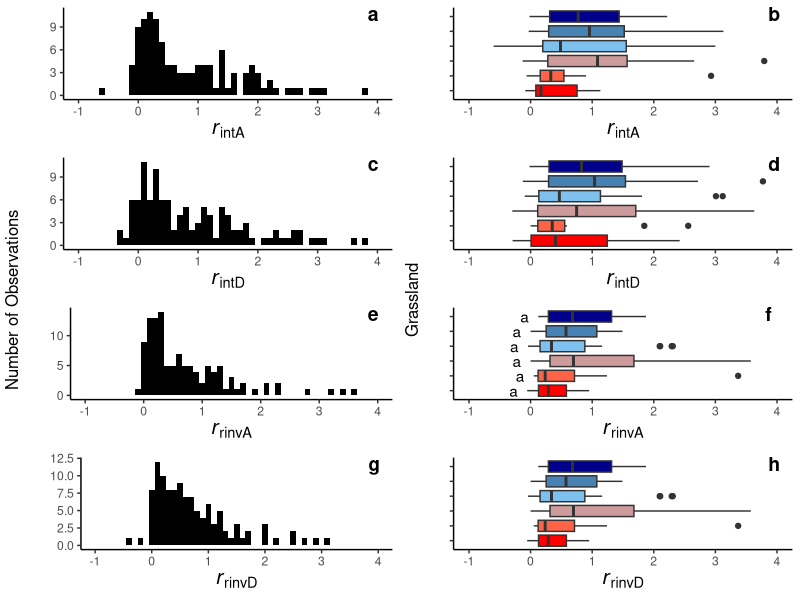

The R source for this figure: (Note: this script raises an error after producing the figure.)
#### Summary stats ####
# examine growth rates across conditions and understand how cover may effect 
# pop. responses to neighbors. 

# last edited 10/8/22 by Hailey Mount
# edited to be more concise and now including both Sevietta sites


#### load in data and packages ####
library(tidyverse)
library(ggpubr)
NEWallsite <- read.csv("data/allsite_new.csv")
#ensure this data is releveled with grassland_type facets along precipitation gradient 
NEWallsite <- NEWallsite %>%
  mutate(grassland_type = fct_relevel(grassland_type,
                                      "Desert", "Southern Shortgrass", "Northern Shortgrass", 
                                      "Northern Mixed", "Southern Mixed", "Tallgrass"))
all <- read.csv("data/allraw.csv")
all <- all %>% mutate(grassland_type = ifelse(site %in% "CHY","Northern Mixed",
                                              ifelse(site %in% "HYS","Southern Mixed",
                                                     ifelse(site %in% "KNZ","Tallgrass",
                                                            ifelse(site %in% "SGS","Northern Shortgrass",
                                                                   ifelse(site %in% "sev.blue","Southern Shortgrass","Desert")))))) 
all <- all %>%
  mutate(grassland_type = fct_relevel(grassland_type, 
                                      "Desert", "Southern Shortgrass", "Northern Shortgrass", 
                                      "Northern Mixed", "Southern Mixed", "Tallgrass"))

#### how do growth rates vary by condition (histograms) and across grasslands? (boxplots) ####
# histograms of all calculated growth rate measures: All are non-normal and have a right/positive 
# skew. Most species maintaining and some doing well is consistent with expectations. 

#intrinsic growth rate ambient (rintA)
rinta_hist <- ggplot(NEWallsite, aes(x=intrinsicLDGRcon))+
  geom_histogram(binwidth = .1, fill="black")+
  theme_classic()+
  labs(x=expression(italic(r)[intA]), y = " ")+
  xlim(-1,4)+
  theme(legend.position = "right", axis.title.x = element_text(size=15))

#intrinsic growth rate drought (rintD)
rintd_hist <- ggplot(NEWallsite, aes(x=intrinsicLDGRchr))+
  geom_histogram(binwidth = .1, fill="black")+
  theme_classic()+
  labs(x=expression(italic(r)[intD]), y = " ")+
  xlim(-1,4)+
  theme(legend.position = "right", axis.title.x = element_text(size=15))

#realized invasion ambient (rrinvA)
rrinva_hist <- ggplot(NEWallsite, aes(x=invasionLDGRcon))+
  geom_histogram(binwidth = .1, fill="black")+
  theme_classic()+
  labs(x=expression(italic(r)[rinvA]), y = " ")+
  xlim(-1,4)+
  theme(legend.position = "right", axis.title.x = element_text(size=15))

#realized invasion drought (rrinvD)
rrinvd_hist <- ggplot(NEWallsite, aes(x=invasionLDGRchr))+
  geom_histogram(binwidth = .1, fill="black")+
  theme_classic()+
  labs(x=expression(italic(r)[rinvD]), y = " ")+
  xlim(-1,4)+
  theme(legend.position = "right", axis.title.x = element_text(size=15))

#combined histogram figure for larger combo figure 
histcombo <- ggarrange(rinta_hist, rintd_hist, rrinva_hist, rrinvd_hist, nrow=4, ncol=1, 
                       common.legend = F, labels = c("a","c","e","g"), label.x = .9)
histcombo <- annotate_figure(histcombo,left = "Number of Observations") #add axis label


#ANOVA and boxplots of calculated growth rate measures: no differences in growth rates by
# grassland type.

#ANOVA for differences in growth rates between grasslands
summary(aov(intrinsicLDGRcon ~ grassland_type, data = NEWallsite)) #no difference (but close)
summary(aov(intrinsicLDGRchr ~ grassland_type, data = NEWallsite)) #no difference
summary(aov(invasionLDGRchr ~ grassland_type, data = NEWallsite)) #no difference (but close)
summary(siganova <- aov(invasionLDGRcon ~ grassland_type, data = NEWallsite)) # sig. diff
  tuk.siganova <- TukeyHSD(siganova) #NS differs from D and SS
  multcompView::multcompLetters4(siganova, tuk.siganova) #letters for each site
  
#code to make function that extracts and plots tukey results 
generate_label_df <- function(TUKEY, variable){
  
  # Extract labels and factor levels from Tukey post-hoc 
  Tukey.levels <- TUKEY[[variable]][,4]
  Tukey.labels <- data.frame(multcompView::multcompLetters(Tukey.levels)['Letters'])
  
  #I need to put the labels in the same order as in the boxplot :
  Tukey.labels$treatment=rownames(Tukey.labels)
  Tukey.labels=Tukey.labels[order(Tukey.labels$treatment) , ]
  return(Tukey.labels)
}
sum_labels <- generate_label_df(TUKEY=tuk.siganova , variable = "grassland_type")#generate labels using function
names(sum_labels)<-c('Letters','grassland_type')#rename columns for merging
yvalue<-aggregate(invasionLDGRcon~grassland_type, data=NEWallsite, min)# obtain letter position for y axis using means
tukeylabel<-merge(sum_labels,yvalue) #merge dataframes

#boxplots
rinta_box <- ggplot(NEWallsite, aes(x=intrinsicLDGRcon, y=grassland_type, fill=grassland_type))+
  geom_boxplot()+
  scale_fill_manual(values=c("red", "tomato", "rosybrown3", "skyblue2", "steelblue", "dark blue"))+
  theme_classic()+
  labs(x=expression(italic(r)[intA]), y = " ")+
  xlim(-1,4)+
  theme(legend.position="none",
        axis.text.y.left = element_blank(), axis.title.x = element_text(size=15))

rintd_box <- ggplot(NEWallsite, aes(x=intrinsicLDGRchr, y=grassland_type, fill=grassland_type))+
  geom_boxplot()+
  scale_fill_manual(values=c("red", "tomato", "rosybrown3", "skyblue2", "steelblue", "dark blue"))+
  theme_classic()+
  labs(x=expression(italic(r)[intD]), y = " ")+
  xlim(-1,4)+
  theme(legend.position="none",
        axis.text.y.left = element_blank(), axis.title.x = element_text(size=15))

rrinva_box<- ggplot(NEWallsite, aes(x=invasionLDGRcon, y=grassland_type, fill=grassland_type))+
  geom_boxplot()+
  geom_text(data = tukeylabel, aes(x=invasionLDGRcon, y=grassland_type, label = Letters),
            hjust=2, vjust=.5 )+
  scale_fill_manual(values=c("red", "tomato", "rosybrown3", "skyblue2", "steelblue", "dark blue"))+
  theme_classic()+
  labs(x=expression(italic(r)[rinvA]), y = " ")+
  xlim(-1,4)+
  theme(legend.position="none",
        axis.text.y.left = element_blank(), axis.title.x = element_text(size=15))

rrinvd_box<- ggplot(NEWallsite, aes(x=invasionLDGRcon, y=grassland_type, fill=grassland_type))+
  geom_boxplot()+
  scale_fill_manual(values=c("red", "tomato", "rosybrown3", "skyblue2", "steelblue", "dark blue"))+
  theme_classic()+
  labs(x=expression(italic(r)[rinvD]), y = " ")+
  xlim(-1,4)+
  theme(legend.position="none",
        axis.text.y.left = element_blank(), axis.title.x = element_text(size=15))

#boxplot figure combined
boxcombo <- ggarrange(rinta_box, rintd_box, rrinva_box, rrinvd_box, nrow=4, ncol=1, 
                      common.legend = F, labels = c("b","d","f","h"), label.x = .9)
boxcombo <- annotate_figure(boxcombo,left = "Grassland")


## combined boxplot/histogram figure 
histboxcombo <- ggarrange(histcombo, boxcombo, nrow=1, ncol=2, common.legend = F)
histboxcombo #view


#### How does precipitation effect cover? ####
# how does cover vary across samples (year, trt, plot , etc.)? Quite a bit:

#summarizing quadrat-level cover
allsum <- all %>% group_by(grassland_type, year, trt, plot, subplot) %>% summarize(totalcov = sum(cover))
#relevel new df
allsum <- allsum %>%
  mutate(grassland_type = fct_relevel(grassland_type, 
                                      "Desert", "Southern Shortgrass","Northern Shortgrass", 
                                      "Northern Mixed", "Southern Mixed", "Tallgrass"))

#is cover significantly different between grasslands? (yes, each is uniquely different)
summary(anova_cov <- aov(totalcov ~ grassland_type, data = allsum)) #anova sig. 
tuk_cov <- TukeyHSD(anova_cov) #each site is significantly different
multcompView::multcompLetters4(anova_cov, tuk_cov) #letters for each site
#use function made earlier for tukey numbers
sum_labels <- generate_label_df(TUKEY=tuk_cov , variable = "grassland_type")#generate labels using function
names(sum_labels)<-c('Letters','grassland_type')#rename columns for merging
yvalue<-aggregate(totalcov~grassland_type, data=allsum, mean)# obtain letter position for y axis using means
tukeylabel<-merge(sum_labels,yvalue) #merge dataframes


# does the precipitation gradient coincide with gradient of competition for light? (yes)
#use linear regression to assess changes along increasing cover
summary(lm_covsum <- lm(totalcov ~ grassland_type, data = allsum)) #sig. pos., 66% 

#boxplot w/ labels and regression line
gcover <- ggplot(allsum, aes(x=grassland_type, y=totalcov, fill=grassland_type))+
  geom_boxplot()+
  geom_smooth(method="lm", se=T, color="black", aes(group=1))+
  scale_fill_manual(values=c("red", "tomato", "rosybrown3", "skyblue2", "steelblue", "dark blue"))+
  geom_text(data = tukeylabel, aes(x = grassland_type, y = totalcov, label = Letters), 
            hjust=2, vjust=-1.75 )+
  theme_classic()+
  labs(x="Grassland", y = "Total cover (%)")+
  theme(legend.position="none",
        #axis.text.y.left = element_blank(),
        axis.text.x = element_text(angle = 20, hjust = 1))


#### does average neighbor cover effect estimates of response to neighbors in either condition? ####
# overall, no we aren't not concerned that these differences effected estimates. 

#sum all the cover for each plot/ year/ grassland/ species (bounding measures between 0 and 100/300)
allothermeans <- all %>%
  filter(trt=="con") %>%
  group_by(grassland_type, species, plot, year, subplot) %>%
  summarize(meanother = mean(other)) %>% ungroup 
covergrassland <- full_join(NEWallsite, allothermeans, by=c("grassland_type", "species"))#merge dataframes
#make a model
summary(m1<-lm(condiff~meanother, covergrassland)) 
anova(m1)
#plot:
concov <- ggplot(covergrassland,aes(x=meanother, y=condiff, color=grassland_type))+
  geom_point()+
  geom_hline(aes(yintercept=0), linetype="dotted")+
  scale_color_manual(values=c("red", "tomato", "rosybrown3", "skyblue2", "steelblue", "dark blue"))+
  theme_classic()+
  labs(y="Response to neighbors in ambient", x = "Interspecific cover (%)")+
  theme(legend.position="none")

#repeat for chrdiff (no diff)
allothermeans <- all %>%
  filter(trt=="chr")%>%
  group_by(grassland_type, species, plot, year, subplot) %>%
  summarize(meanother = mean(other)) %>% ungroup 
covergrassland <- full_join(NEWallsite, allothermeans, by=c("grassland_type", "species"))
#make a model
summary(m2 <- lm(chrdiff~meanother, covergrassland)) 
anova(m2)
#plot:
chrcov <- ggplot(covergrassland,aes(x=meanother, y=chrdiff, color=grassland_type))+
  geom_point()+
  geom_hline(aes(yintercept=0), linetype="dotted")+
  scale_color_manual(values=c("red", "tomato", "rosybrown3", "skyblue2", "steelblue", "dark blue"))+
  theme_classic()+
  labs(y="Response to neighbors in drought", x = "Interspecific cover (%)")+
  theme(legend.position="none")

# although the mean density of cover is significantly related to the response to neighbors, 
# mean neighbor density actually explains very little variation in response to neighbors 
# alone in either precip. conditions (con > chr) 
# (increases in cover = decreases in GR responses to neighbors/ worse w/ neighbors)

#figure together
covfig <- ggarrange(gcover,concov,chrcov, nrow=3, ncol=1, common.legend = F, 
                    labels = c("i","j","k"), label.x = .9)

#all combined summary stats figure for paper
summaryfig <- ggarrange(histboxcombo,covfig,nrow=1, ncol=2, common.legend = T, widths = c(2,1.5))
summaryfig

#export
ggsave(summaryfig, filename = "figures/summaryfig.png", dpi=300, height = 8,width =9)


#### year differences in cover ####
allsum$year <- as.factor(allsum$year)
supsum <- ggplot(allsum, aes(x=year, y=totalcov, fill=trt))+
  geom_boxplot()+
  scale_fill_manual(values=c("darkred", "darkcyan"), labels=c("Extreme drought", "Ambient precipitation"))+
  theme_classic()+
  labs(x="Year", y = "Cover", fill= "Treatment")+
  theme(legend.position="bottom",
        axis.text.x = element_text(angle = 20, hjust = 1))+
  facet_wrap(~grassland_type, ncol=2, scales="fixed")
ggsave(supsum, filename = "figures/supsum.png", dpi=300, height = 6,width =5)
